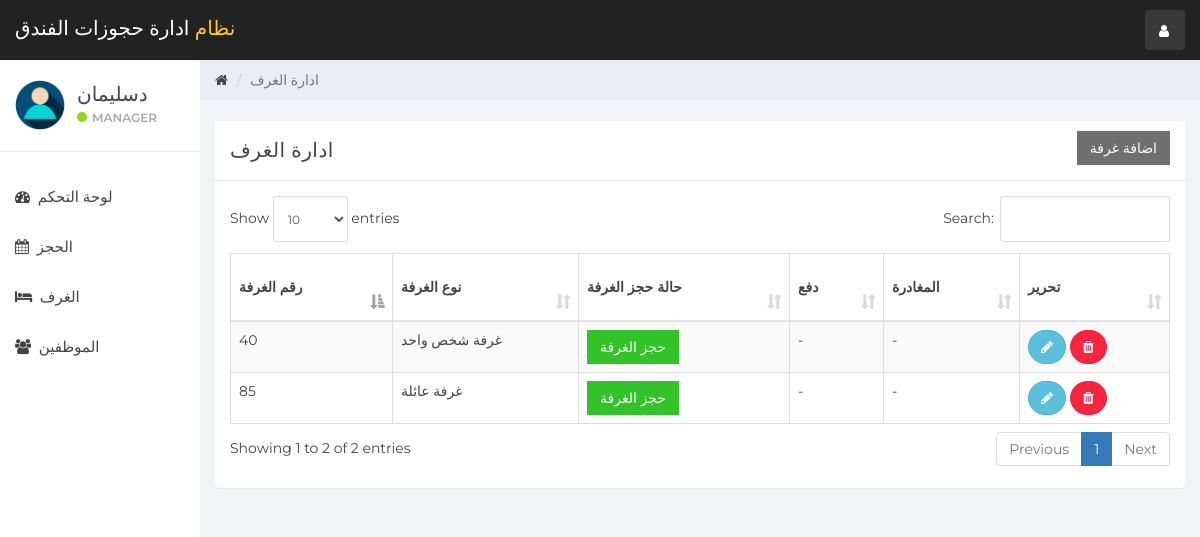
Page / (signed in) on the committed database.
### tables this page shows
CREATE TABLE `user` (
  `id` int(11) NOT NULL,
  `name` varchar(100) NOT NULL,
  `username` varchar(15) NOT NULL,
  `email` varchar(100) NOT NULL,
  `password` varchar(100) NOT NULL,
  `created_at` timestamp NOT NULL DEFAULT current_timestamp()
);

CREATE TABLE `room` (
  `room_id` int(10) NOT NULL,
  `room_type_id` int(10) NOT NULL,
  `room_no` varchar(10) NOT NULL,
  `status` tinyint(1) DEFAULT NULL,
  `check_in_status` tinyint(1) NOT NULL,
  `check_out_status` tinyint(1) NOT NULL,
  `deleteStatus` tinyint(1) DEFAULT 0
);

CREATE TABLE `room_type` (
  `room_type_id` int(10) NOT NULL,
  `room_type` varchar(100) NOT NULL,
  `price` int(10) NOT NULL,
  `max_person` int(10) NOT NULL
);

### room_mang.php (the view, shortened to what this page needs)
<div class="col-sm-9 col-sm-offset-3 col-lg-10 col-lg-offset-2 main">
    <div class="row">
        <ol class="breadcrumb">
            <li><a href="#">
                    <em class="fa fa-home"></em>
                </a></li>
            <li class="active">ادارة الغرف</li>
        </ol>
    </div>
    <br>
    <div class="row">
        <div class="col-lg-12">
        </div>
    </div>
    <div class="row">
        <div class="col-lg-12">
            <div class="panel panel-default">
                <div class="panel-heading">ادارة الغرف
                    <button class="btn btn-secondary pull-right" style="border-radius:0%" data-toggle="modal" data-target="#addRoom">اضافة غرفة </button>
                </div>
                <div class="panel-body">
                    <table class="table table-striped table-bordered table-responsive" cellspacing="0" width="100%"
                           id="rooms">
                        <thead>
                        <tr>
                            <th>رقم الغرفة</th>
                            <th>نوع الغرفة</th>
                            <th>حالة حجز الغرفة</th>
                            <th>دفع</th>
                            <th>المغادرة</th>
                            <th>تحرير</th>
                        </tr>
                        </thead>
                        <tbody>
                        <?php
                        $room_query = "SELECT * FROM room NATURAL JOIN room_type WHERE deleteStatus = 0";
                        $rooms_result = mysqli_query($connection, $room_query);
                        if (mysqli_num_rows($rooms_result) > 0) {
                            while ($rooms = mysqli_fetch_assoc($rooms_result)) { ?>
                                <tr>
                                    <td><?php echo $rooms['room_no'] ?></td>
                                    <td><?php echo $rooms['room_type'] ?></td>
                                    <td>
                                        <?php
                                        if ($rooms['status'] == 0) {
                                            echo '<a href="index.php?reservation&room_id=' . $rooms['room_id'] . '&room_type_id=' . $rooms['room_type_id'] . '" class="btn btn-success" style="border-radius:0%">حجز الغرفة</a>';
                                        } else {
                                            echo '<a href="#" class="btn btn-danger" style="border-radius:0%">محجوزة</a>';
                                        }
                                        ?>
                                    <td>
                                        <?php
                                        if ($rooms['status'] == 1 && $rooms['check_in_status'] == 0) {
                                            echo '<button class="btn btn-warning" id="checkInRoom"  data-id="' . $rooms['room_id'] . '" data-toggle="modal" style="border-radius:0%" data-target="#checkIn">دفع</button>';
                                        } elseif ($rooms['status'] == 0) {
                                            echo '-';
                                        } else {
                                            echo '<a href="#" class="btn btn-danger" style="border-radius:0%">تم الدفع</a>';
                                        }
                                        ?>
                                    </td>
                                    <td>
                                        <?php
                                        if ($rooms['status'] == 1 && $rooms['check_in_status'] == 1) {
                                            echo '<button class="btn btn-primary" style="border-radius:0%" id="checkOutRoom" data-id="' . $rooms['room_id'] . '">تاكيد عملية الدفع والمغادرة</button>';
                                        } elseif ($rooms['status'] == 0) {
                                            echo '-';
                                        }
                                        ?>
                                    </td>
                                    <td>
                                        <button title="Edit Room Information" style="border-radius:60px;" data-toggle="modal"
                                                data-target="#editRoom" data-id="<?php echo $rooms['room_id']; ?>"
                                                id="roomEdit" class="btn btn-info"><i class="fa fa-pencil"></i></button>
                                        <a href="ajax.php?delete_room=<?php echo $rooms['room_id']; ?>"
                                           class="btn btn-danger" style="border-radius:60px;" onclick="return confirm('هل أنت متأكد؟')"><i
                                                    class="fa fa-trash" alt="delete"></i></a>
                                    </td>
                                </tr>
                            <?php }
                        } else {
                            echo "No Rooms";
                        }
                        ?>
                        </tbody>
                    </table>
                </div>
            </div>
        </div>
    </div>
    <div class="row">
        <div class="col-sm-12">
        </div>
    </div>
</div>

### sidebar.php (shortened to what this page needs)
<div id="sidebar-collapse" class="col-sm-3 col-lg-2 sidebar">
    <div class="profile-sidebar">
        <div class="profile-userpic">
            <img src="img/user.png" class="img-responsive" alt="">
        </div>
        <div class="profile-usertitle">
            <div class="profile-usertitle-name"><?php echo $user['name'];?></div>
            <div class="profile-usertitle-status"><span class="indicator label-success"></span>Manager</div>
        </div>
    </div>
    <ul class="nav menu">
    <?php
        if (isset($_GET['dashboard'])){ ?>
            <li class="active">
                <a href="index.php?dashboard"><em class="fa fa-dashboard">&nbsp;</em>
                   لوحة التحكم
                </a>
            </li>
        <?php } else{?>
            <li>
                <a href="index.php?dashboard"><em class="fa fa-dashboard">&nbsp;</em>
                    لوحة التحكم
                </a>
            </li>
        <?php }
        if (isset($_GET['reservation'])){ ?>
            <li class="active">
            <a href="index.php?reservation"><em class="fa fa-calendar">&nbsp;</em>
                    الحجز
                </a>
            </li>
        <?php } else{?>
            <li>
            <a href="index.php?reservation"><em class="fa fa-calendar">&nbsp;</em>
                    الحجز
                </a>
            </li>
        <?php }
        if (isset($_GET['room_mang'])){ ?>
            <li class="active">
                <a href="index.php?room_mang"><em class="fa fa-bed">&nbsp;</em>
                    الغرف
                </a>
            </li>
        <?php } else{?>
            <li>
            <a href="index.php?room_mang"><em class="fa fa-bed">&nbsp;</em>
                    الغرف
                </a>
            </li>
        <?php }
        if (isset($_GET['staff_mang'])){ ?>
            <li class="active">
                <a href="index.php?staff_mang"><em class="fa fa-users">&nbsp;</em>
                الموظفين
                </a>
            </li>
        <?php } else{?>
            <li>
                <a href="index.php?staff_mang"><em class="fa fa-users">&nbsp;</em>
                    الموظفين
                </a>
            </li>
        <?php }
        ?>
    </ul>
</div>

### css/styles.css (style rules this page uses)
body { background: #f1f4f7; padding-top: 60px; font-size: 14px; color: #444444; font-family: "Montserrat", "Helvetica Neue", Helvetica, Arial, sans-serif; }
a, a:hover, a:focus { color: #444444; }
.btn-secondary, .btn-secondary:hover, .btn-secondary:focus, .btn-secondary:active, .btn-secondary.active, .open > .dropdown-toggle.btn-secondary, .btn-secondary.disabled, .btn-secondary[disabled], fieldset[disabled] .btn-secondary, .btn-secondary.disabled:hover, .btn-secondary[disabled]:hover, fieldset[disabled] .btn-secondary:hover, .btn-secondary.disabled:focus, .btn-secondary[disabled]:focus, fieldset[disabled] .btn-secondary:focus, .btn-secondary.disabled:active, .btn-secondary[disabled]:active, fieldset[disabled] .btn-secondary:active, .btn-secondary.disabled.active, .btn-secondary[disabled].active, fieldset[disabled] .btn-secondary.active { background-color: #6f6f6f; border-color: #6f6f6f; color: white; }
.btn-success, .btn-success:hover, .btn-success:focus, .btn-success:active, .btn-success.active, .open > .dropdown-toggle.btn-success, .btn-success.disabled, .btn-success[disabled], fieldset[disabled] .btn-success, .btn-success.disabled:hover, .btn-success[disabled]:hover, fieldset[disabled] .btn-success:hover, .btn-success.disabled:focus, .btn-success[disabled]:focus, fieldset[disabled] .btn-success:focus, .btn-success.disabled:active, .btn-success[disabled]:active, fieldset[disabled] .btn-success:active, .btn-success.disabled.active, .btn-success[disabled].active, fieldset[disabled] .btn-success.active { background-color: #32c328; border-color: #32c328; }
.btn-danger, .btn-danger:hover, .btn-danger:focus, .btn-danger:active, .btn-danger.active, .open > .dropdown-toggle.btn-danger, .btn-danger.disabled, .btn-danger[disabled], fieldset[disabled] .btn-danger, .btn-danger.disabled:hover, .btn-danger[disabled]:hover, fieldset[disabled] .btn-danger:hover, .btn-danger.disabled:focus, .btn-danger[disabled]:focus, fieldset[disabled] .btn-danger:focus, .btn-danger.disabled:active, .btn-danger[disabled]:active, fieldset[disabled] .btn-danger:active, .btn-danger.disabled.active, .btn-danger[disabled].active, fieldset[disabled] .btn-danger.active { background-color: #f9243f; border-color: #f9243f; }
.label-success { background-color: #8ad919; }
.panel { border: 0; }
.panel-heading { font-size: 20px; font-weight: 300; letter-spacing: 0.025em; height: 60px; line-height: 38px; }
.panel-default .panel-heading { background: #fff; border-bottom: 1px solid #e9ecf2; color: #444444; }
.sidebar { display: block; padding: 0; display: none; box-shadow: none; background: #fff; }
.sidebar ul { margin: 20px 0px; }
@media (min-width: 768px) { .sidebar { display: block; position: fixed; top: 60px; bottom: 0; left: 0; z-index: 1000; display: block; margin: 0; padding: 0; overflow-x: hidden; overflow-y: auto; } }
.sidebar ul.nav li a { height: 50px; font-size: 15px; line-height: 2em; color: #444444; }
.profile-sidebar { padding: 10px 0; border-bottom: 1px solid #e9ecf2; }
.indicator { width: 10px; height: 10px; display: inline-block; border-radius: 9999px; margin-right: 5px; }
.profile-userpic img { float: left; margin: 10px 0px 0px 15px; width: 50px; height: 50px; border-radius: 9999px !important; }
.profile-usertitle { float: left; text-align: left; margin: 10px 0 0 12px; }
.profile-usertitle-name { font-size: 20px; margin-bottom: 0px; }
.profile-usertitle-status { text-transform: uppercase; color: #aaa; font-size: 12px; font-weight: 600; margin-bottom: 15px; }
.breadcrumb { border-radius: 0; padding: 10px 15px 10px 15px; background: #e9ecf2; margin: 0; }
.table { background: #fff; }
.table > thead > tr > th { border-bottom: 1px solid #e6e7e8; vertical-align: middle; height: 50px; }

### rows in the picture
user: name "دسليمان"
room: room_no "40", room_type.room_type "غرفة شخص واحد"
room: room_no "85", room_type.room_type "غرفة عائلة"
